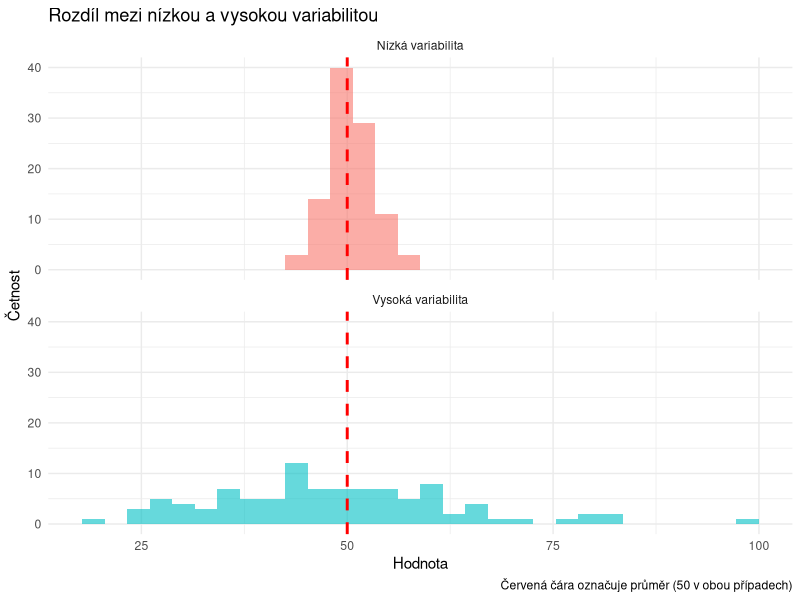

Here is the R script that generated this plot:
## ---- chunk 1
#| label: fig-variability
#| fig-cap: "Porovnání dat s nízkou a vysokou variabilitou"
#| warning: false

library(ggplot2)
set.seed(123)

# Vytvoření dat s nízkou a vysokou variabilitou (stejný průměr)
data_low_var <- data.frame(
  hodnota = rnorm(100, mean = 50, sd = 3),
  skupina = "Nízká variabilita"
)

data_high_var <- data.frame(
  hodnota = rnorm(100, mean = 50, sd = 15),
  skupina = "Vysoká variabilita"
)

data <- rbind(data_low_var, data_high_var)

# Vizualizace
ggplot(data, aes(x = hodnota, fill = skupina)) +
  geom_histogram(alpha = 0.6, position = "identity", bins = 30) +
  facet_wrap(~skupina, ncol = 1) +
  geom_vline(xintercept = 50, linetype = "dashed", color = "red", size = 1) +
  labs(
    title = "Rozdíl mezi nízkou a vysokou variabilitou",
    x = "Hodnota",
    y = "Četnost",
    caption = "Červená čára označuje průměr (50 v obou případech)"
  ) +
  theme_minimal() +
  theme(legend.position = "none")
